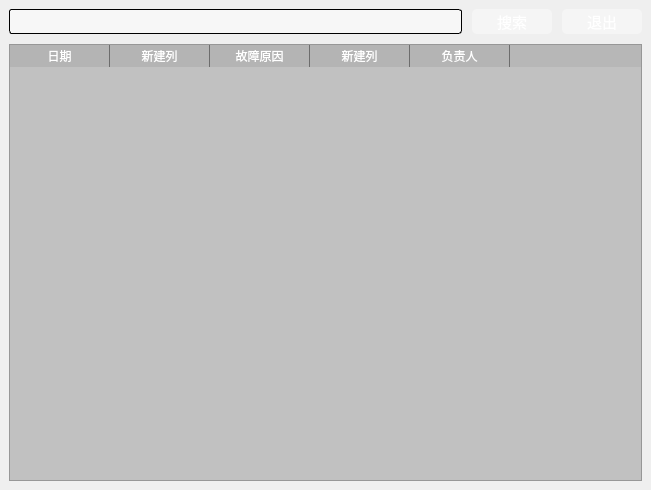
<?xml version="1.0" encoding="UTF-8"?>
<ui version="4.0">
 <class>MainWindow7</class>
 <widget class="QMainWindow" name="MainWindow7">
  <property name="geometry">
   <rect>
    <x>0</x>
    <y>0</y>
    <width>651</width>
    <height>490</height>
   </rect>
  </property>
  <property name="windowTitle">
   <string>MainWindow</string>
  </property>
  <property name="styleSheet">
   <string notr="true">#centralwidget{
border-image: url(:/新前缀/img/bg.jpg);
}

QPushButton{
padding:2px 2px 2px 2px;
background-color: rgba(255,255,255,100);
border-style:none;
border-radius: 5px;
color:#ffffff;
}

QPushButton:hover{
padding:2px 2px 2px 2px;
background-color: rgba(220, 220, 220,200);
border-radius: 5px;
}

QPushButton:pressed {
	padding:2px 2px 2px 2px;
    /* 改变背景色 */  
    background-color:rgba(180, 180, 180,100);  
    /* 改变边框风格 */  
    border-style:inset;  
    /* 使文字有一点移动 */
    padding-left:1px;
    padding-top:1px;
	border-radius: 5px;
}

QLineEdit{
background-color: rgba(255, 255, 255,120);
border: 1px solid #000000;
border-radius:3px;
color:#ffffff;
padding-left: 5px;
}
QLineEdit:hover
{
	border:1px solid rgba(31,156,220) ;
}
QTableWidget{
	background-color:rgba(180, 180, 180,200); 
color:#ffffff;
}
QHeaderView{
	background-color:rgba(180, 180, 180,200);      
}

QHeaderView::section{
border:none;
border-right:1px solid rgba(0,0,0,100);
background-color:rgba(180, 180, 180,200);  
color:#ffffff;
}</string>
  </property>
  <widget class="QWidget" name="centralwidget">
   <layout class="QVBoxLayout" name="verticalLayout">
    <property name="spacing">
     <number>10</number>
    </property>
    <item>
     <layout class="QHBoxLayout" name="horizontalLayout">
      <item>
       <widget class="QLineEdit" name="LE71">
        <property name="minimumSize">
         <size>
          <width>0</width>
          <height>25</height>
         </size>
        </property>
        <property name="maximumSize">
         <size>
          <width>16777215</width>
          <height>25</height>
         </size>
        </property>
        <property name="font">
         <font>
          <pointsize>11</pointsize>
         </font>
        </property>
       </widget>
      </item>
      <item>
       <widget class="QPushButton" name="PB7ss">
        <property name="minimumSize">
         <size>
          <width>80</width>
          <height>25</height>
         </size>
        </property>
        <property name="maximumSize">
         <size>
          <width>80</width>
          <height>25</height>
         </size>
        </property>
        <property name="font">
         <font>
          <pointsize>11</pointsize>
         </font>
        </property>
        <property name="text">
         <string>搜索</string>
        </property>
       </widget>
      </item>
      <item>
       <widget class="QPushButton" name="PB7tc">
        <property name="minimumSize">
         <size>
          <width>80</width>
          <height>25</height>
         </size>
        </property>
        <property name="maximumSize">
         <size>
          <width>80</width>
          <height>25</height>
         </size>
        </property>
        <property name="font">
         <font>
          <pointsize>11</pointsize>
         </font>
        </property>
        <property name="text">
         <string>退出</string>
        </property>
       </widget>
      </item>
     </layout>
    </item>
    <item>
     <widget class="QTableWidget" name="tableWidget">
      <column>
       <property name="text">
        <string>日期</string>
       </property>
      </column>
      <column>
       <property name="text">
        <string>新建列</string>
       </property>
      </column>
      <column>
       <property name="text">
        <string>故障原因</string>
       </property>
      </column>
      <column>
       <property name="text">
        <string>新建列</string>
       </property>
      </column>
      <column>
       <property name="text">
        <string>负责人</string>
       </property>
      </column>
     </widget>
    </item>
   </layout>
  </widget>
 </widget>
 <resources>
  <include location="img.qrc"/>
 </resources>
 <connections/>
</ui>
